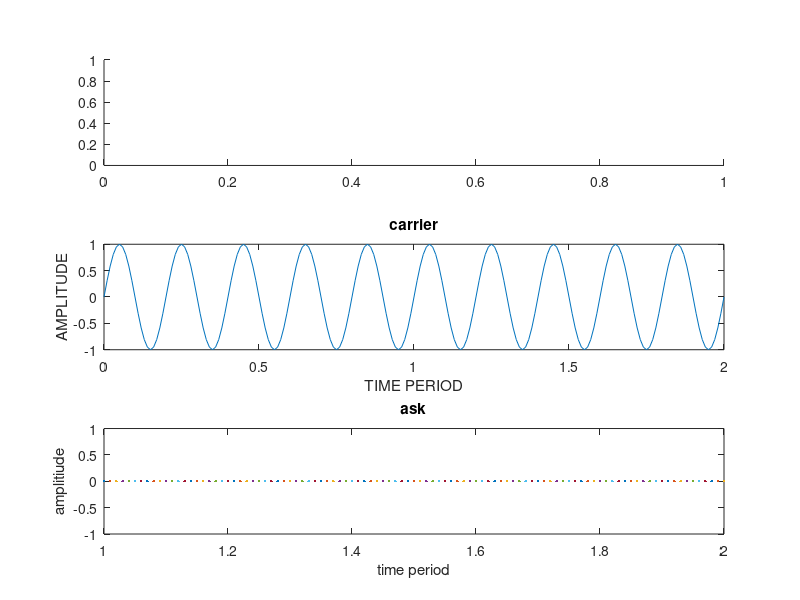

Recreate this plot in MATLAB.
clc;
x=input('Enter the binary:');
stem(x);
subplot(3,1,1);
a=length(x);
disp(a);
n=1;
f1=input('Enter the Frequency');
t=0:0.01:n+1;
c1=sin(2*pi*f1*t);
subplot(3,1,2);
plot(t,c1);
xlabel('TIME PERIOD');
ylabel('AMPLITUDE');
title('carrier');
for n=1:a
    t=n:0.01:n+1;
    if x(n)==1
        y=sin(2*pi*f1*t);
        hold on;
        subplot(3,1,3);
        plot(t,y);
    else
        y=sin(0);
        hold on;
        subplot(3,1,3);
        plot(t,y);
    end
end
xlabel('time period');
ylabel('amplitiude');
title('ask');
